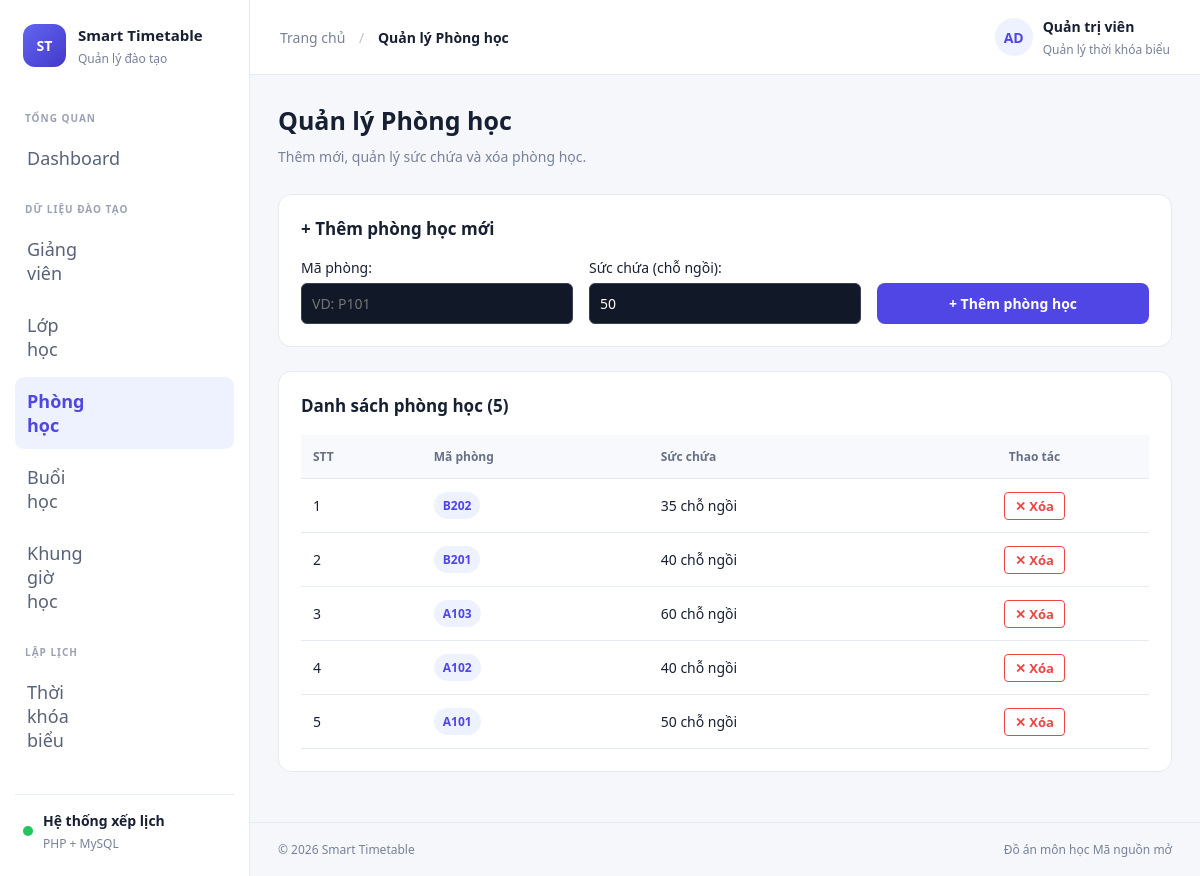
The page /rooms.php on the database its author committed.
### tables this page shows
CREATE TABLE IF NOT EXISTS rooms (
    id INT AUTO_INCREMENT PRIMARY KEY,
    code VARCHAR(20) NOT NULL UNIQUE,
    capacity INT NOT NULL DEFAULT 50,
    room_type ENUM('Lý thuyết','Phòng máy','Thực hành')
        NOT NULL DEFAULT 'Lý thuyết'
);

### includes/bootstrap.php (called while the page is built, shortened)
<?php
function e(mixed $value): string
{
    return htmlspecialchars(
        (string)($value ?? ''),
        ENT_QUOTES,
        'UTF-8'
    );
}

### rooms.php (the view, shortened to what this page needs)
<?php
require_once __DIR__ . '/includes/bootstrap.php';
$rooms = $pdo->query("SELECT * FROM rooms ORDER BY id DESC")->fetchAll();
require_once __DIR__ . '/includes/header.php';
?>
<div class="page-heading">
    <div>
        <h1>Quản lý Phòng học</h1>
        <p>Thêm mới, quản lý sức chứa và xóa phòng học.</p>
    </div>
</div>
<div class="panel" style="margin-bottom: 24px;">
    <div class="panel-heading">
        <div><h2>+ Thêm phòng học mới</h2></div>
    </div>
    <form method="POST" action="" style="display: grid; grid-template-columns: repeat(auto-fit, minmax(220px, 1fr)); gap: 16px; margin-top: 10px;">
        <div>
            <label style="display:block; margin-bottom: 6px; font-weight: 500; font-size: 14px;">Mã phòng:</label>
            <input type="text" name="code" required placeholder="VD: P101" style="width:100%; padding: 10px; border-radius: 6px; background: #111827; color: #fff; border: 1px solid #374151;">
        </div>
        <div>
            <label style="display:block; margin-bottom: 6px; font-weight: 500; font-size: 14px;">Sức chứa (chỗ ngồi):</label>
            <input type="number" name="capacity" value="50" min="10" style="width:100%; padding: 10px; border-radius: 6px; background: #111827; color: #fff; border: 1px solid #374151;">
        </div>
        <div style="display: flex; align-items: flex-end;">
            <button type="submit" class="button" style="width: 100%; padding: 11px; cursor: pointer;">+ Thêm phòng học</button>
        </div>
    </form>
</div>
<div class="panel">
    <div class="panel-heading">
        <div><h2>Danh sách phòng học (<?= count($rooms) ?>)</h2></div>
    </div>
    <div class="table-wrap">
        <table>
            <thead>
                <tr>
                    <th>STT</th>
                    <th>Mã phòng</th>
                    <th>Sức chứa</th>
                    <th style="text-align: center;">Thao tác</th>
                </tr>
            </thead>
            <tbody>
            <?php if (!$rooms): ?>
                <tr><td colspan="4" class="empty-cell">Chưa có dữ liệu phòng học.</td></tr>
            <?php else: ?>
                <?php foreach ($rooms as $index => $row): ?>
                    <tr>
                        <td><?= $index + 1 ?></td>
                        <td><span class="badge"><?= e($row['code'] ?? 'P' . $row['id']) ?></span></td>
                        <td><?= e($row['capacity'] ?? 50) ?> chỗ ngồi</td>
                        <td style="text-align: center;">
                            <a href="<?= BASE_URL ?>/rooms.php?action=delete&id=<?= $row['id'] ?>"
                               onclick="return confirm('Bạn có chắc muốn xóa phòng học này?');"
                               style="color: #ef4444; font-weight: 600; text-decoration: none; padding: 4px 10px; border: 1px solid #ef4444; border-radius: 4px; font-size: 13px;">
                                ✕ Xóa
                            </a>
                        </td>
                    </tr>
                <?php endforeach; ?>
            <?php endif; ?>
            </tbody>
        </table>
    </div>
</div>
<?php require_once __DIR__ . '/includes/footer.php'; ?>

### assets/style.css (style rules this page uses)
:root { --primary: #4f46e5; --primary-light: #eef2ff; --background: #f5f7fb; --surface: #ffffff; --text: #172033; --muted: #778198; --border: #e6eaf2; --green: #16a36a; --orange: #e99420; --red: #dc4242; }
* { box-sizing: border-box; }
body { margin: 0; background: var(--background); color: var(--text); font-family: "Segoe UI", Arial, sans-serif; font-size: 14px; }
a { text-decoration: none; color: inherit; }
.page-heading { display: flex; align-items: flex-start; justify-content: space-between; gap: 15px; margin-bottom: 25px; }
.page-heading h1 { margin: 0 0 8px; font-size: 25px; }
.page-heading p { margin: 0; color: var(--muted); line-height: 1.7; }
.stat-card, .panel { background: var(--surface); border: 1px solid var(--border); border-radius: 13px; }
.panel { padding: 22px; margin-bottom: 22px; min-width: 0; }
.panel-heading { display: flex; align-items: center; justify-content: space-between; gap: 12px; margin-bottom: 18px; }
.panel-heading h2 { margin: 0; font-size: 17px; }
label { display: block; margin-bottom: 7px; font-weight: 600; }
input, select, textarea { width: 100%; min-width: 0; padding: 11px 12px; border: 1px solid #dce1eb; border-radius: 8px; background: #fff; color: var(--text); font: inherit; outline: none; }
.button { display: inline-flex; justify-content: center; align-items: center; gap: 7px; border: none; border-radius: 8px; padding: 11px 16px; background: var(--primary); color: #fff; font: inherit; font-weight: 700; cursor: pointer; }
.table-wrap { width: 100%; overflow-x: auto; }
table { width: 100%; border-collapse: collapse; white-space: nowrap; }
th, td { padding: 13px 12px; border-bottom: 1px solid var(--border); text-align: left; }
th { background: #f8f9fc; color: #667085; font-size: 12px; font-weight: 700; }
.badge { display: inline-block; border-radius: 20px; padding: 5px 9px; background: #eef2ff; color: #4f46e5; font-size: 12px; font-weight: 700; }

### rows shown on the page
rooms: code "B202", capacity "35"
rooms: code "B201", capacity "40"
rooms: code "A103", capacity "60"
rooms: code "A102", capacity "40"
rooms: code "A101", capacity "50"

### other values the page prints
$pageTitle "Quản lý Phòng học"
count($rooms) "5"
